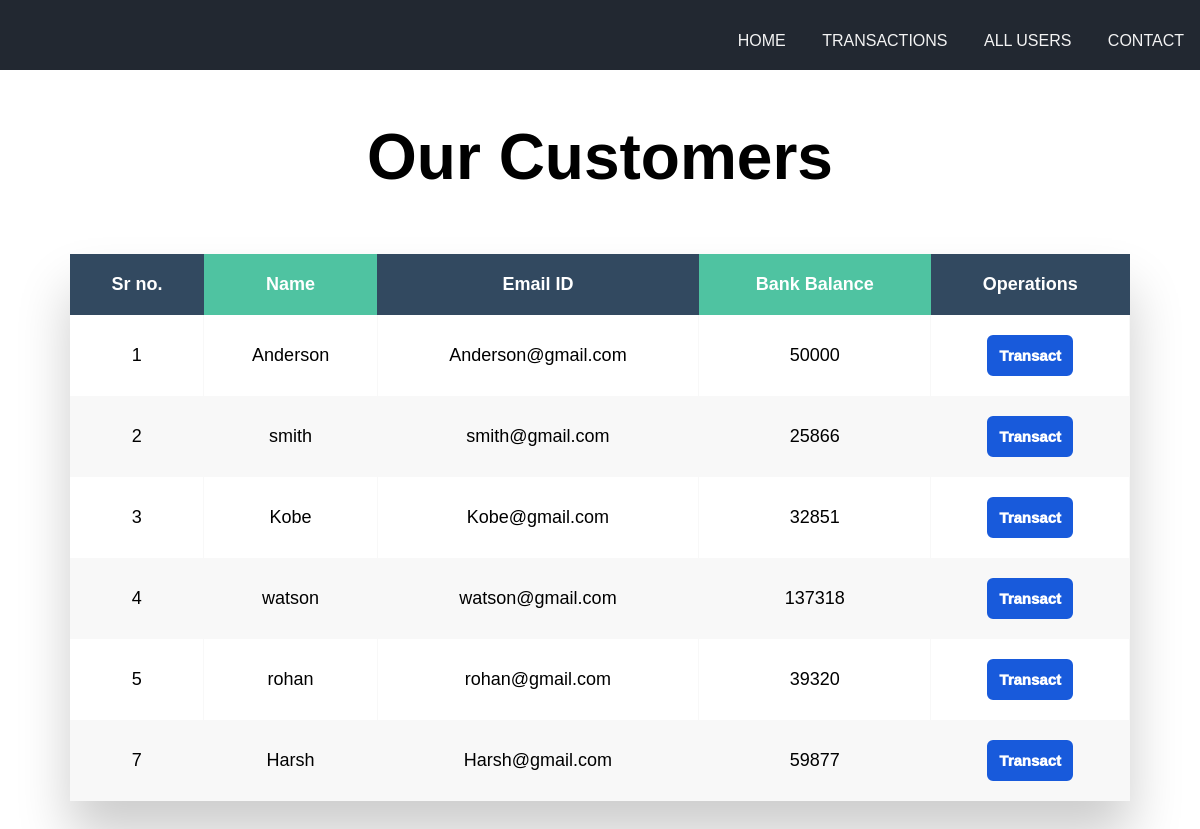
Page /new_transaction.php on the committed database.
### tables this page shows
CREATE TABLE `users` (
  `id` int(3) NOT NULL,
  `name` varchar(250) NOT NULL,
  `email` varchar(200) NOT NULL,
  `balance` int(9) NOT NULL
);

### new_transaction.php (the view, shortened to what this page needs)
<?php include('./config/config.php') ?>
<!DOCTYPE html>
<html lang="en">
<head>
    <link rel="stylesheet" href="./css/new_transaction.css">
</head>
<body>
    <section>
        <nav class="navbar">
            <div class="container">
                <ul class="nav-items">
                    <li class="nav-item"><a href="./home.php">Home</a></li>
                    <li class="nav-item"><a href="new_customer.php">Transactions</a></li>
                    <li class="nav-item"><a href="new_transaction.php">All users</a></li>
                    <li class="nav-item"><a href="./contact.php">Contact</a></li>
                </ul>
            </div>
        </nav>
    </section>
    <section class="bg-info text-light ">
        <div class="header">
            <h2 class="main-heading">Our Customers</h2>
        </div>
    </section>
    <section>
        <div class="table-wrapper">
            <table class="fl-table">
                <thead>
                    <tr>
                        <th>Sr no.</th>
                        <th>Name</th>
                        <th>Email ID</th>
                        <th>Bank Balance</th>
                        <th>Operations</th>
                    </tr>
                </thead>
                <tbody>
                <?php
                    $sql = "SELECT * FROM users";
                    $res = mysqli_query($conn,$sql);
                    while($row=mysqli_fetch_assoc($res)){
                ?>
                    <tr>
                        <td class="py-2"><?php echo $row['id'] ?></td>
                        <td class="py-2"><?php echo $row['name']?></td>
                        <td class="py-2"><?php echo $row['email']?></td>
                        <td class="py-2"><?php echo $row['balance']?></td>
                        <td><a href="transaction.php?id= <?php echo $row['id'] ;?>"> <button type="button" class="btn">Transact</button></a></td>
                    </tr>
                <?php
                    }
                ?>
            </table>
        </div>
    </section>
</body>
</html>

### css/new_transaction.css (style rules this page uses)
* { margin: 0; padding: 0; box-sizing: border-box; font-family: 'Josefin Sans', sans-serif; }
.main-heading { font-weight: bolder; font-size: 4rem; padding: 50px; text-align: center; }
.navbar { background-color: #222831; height: 70px; }
.navbar li a { text-decoration: none; margin-bottom: -100px; }
.navbar .nav-items { float: right; margin-top: 1rem; }
.navbar .nav-item { display: inline-block; padding: 1rem; text-transform: uppercase; }
.navbar a:link, .navbar a:visited { color: #f4f4f4; }
.navbar a { padding-bottom:22px; margin-bottom: 22px; transition: all 0.5s ease; }
.navbar::after { content: ''; display: block; clear: both; }
* { box-sizing: border-box; -webkit-box-sizing: border-box; -moz-box-sizing: border-box; }
body { font-family: Helvetica; -webkit-font-smoothing: antialiased; }
.table-wrapper { margin: 10px 70px 70px; box-shadow: 0px 35px 50px rgba( 0, 0, 0, 0.2 ); }
.fl-table { border-radius: 5px; font-size: 12px; font-weight: normal; border: none; border-collapse: collapse; width: 100%; max-width: 100%; white-space: nowrap; background-color: white; }
.fl-table td, .fl-table th { text-align: center; padding: 20px; font-size: large; }
.fl-table td { border-right: 1px solid #f8f8f8; font-size: 18px; font-weight: 300; }
.fl-table thead th { color: #ffffff; background: #4FC3A1; }
.fl-table thead th:nth-child(odd) { color: #ffffff; background: #324960; }
.fl-table tr:nth-child(even) { background: #F8F8F8; }
.btn { display: inline-block; background-color: #185ADB; color: white; font-size: 15px; font-weight: 1000; padding: 10px 10px; text-decoration: none; border-radius: 6px; border: 2px solid #185ADB; transition: all 0.5s ease-in-out; }

### rows in the picture
users: id "1", name "Anderson", email "Anderson@gmail.com", balance "50000"
users: id "2", name "smith", email "smith@gmail.com", balance "25866"
users: id "3", name "Kobe", email "Kobe@gmail.com", balance "32851"
users: id "4", name "watson", email "watson@gmail.com", balance "137318"
users: id "5", name "rohan", email "rohan@gmail.com", balance "39320"
users: id "7", name "Harsh", email "Harsh@gmail.com", balance "59877"
